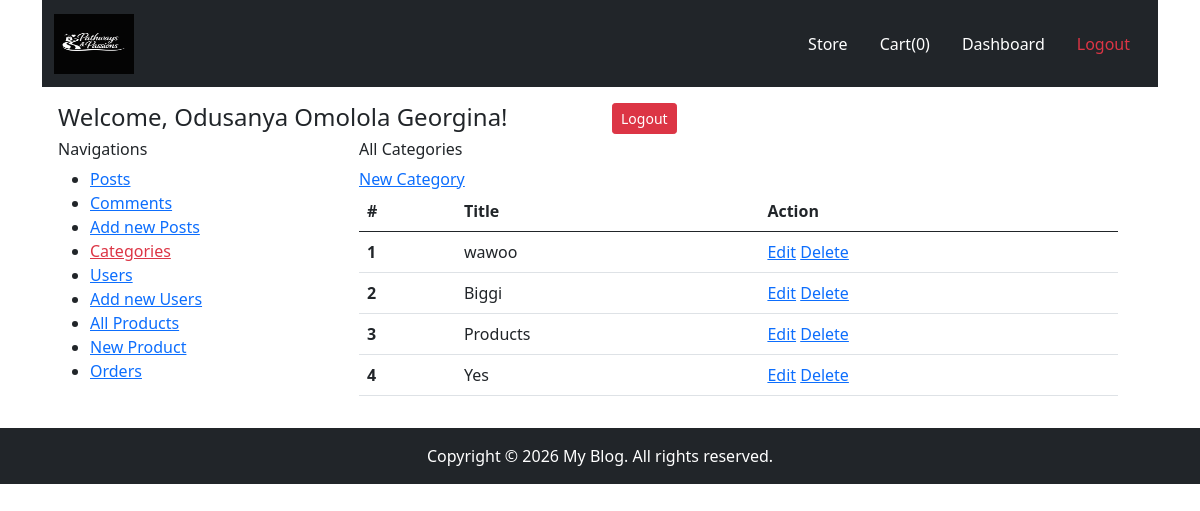
Screenshot of /category.php (signed in) with the database file from the repository.
### tables this page shows
CREATE TABLE IF NOT EXISTS `category` (
  `id` int(11) NOT NULL AUTO_INCREMENT,
  `name` varchar(1000) DEFAULT NULL,
  PRIMARY KEY (`id`)
);

### category.php (the view, shortened to what this page needs)
<?php
require "inc/header.php";
?>
<div class="container">
    <?php
require 'pages/header-home.php';
include 'inc/process.php';
?>
    <div class="container p-3">
        <div class="row">
            <div class="col-12">
                <div class="row">
                    <div class="col-6">
                        <h4>Welcome, <?php echo $_SESSION['user']['name']; ?>!</h4>
                    </div>
                    <div class="col-6">
                        <a href="logout.php" class="btn btn-sm btn-danger">Logout</a>
                    </div>
                </div>
            </div>
            <div class="col-3">
                <h6>Navigations</h6>
                <ul>
                    <li>
                        <a href="posts.php">Posts</a>
                    </li>
                    <li>
                        <a href="comments.php">Comments</a>
                    </li>
                    <li>
                        <a href="new-post.php">Add new Posts</a>
                    </li>
                    <li>
                        <a href="category.php" class="text-danger">Categories</a>
                    </li>
                    <li>
                        <a href="users.php">Users</a>
                    </li>
                    <li>
                        <a href="new-user.php">Add new Users</a>
                    </li>
                    <li>
                        <a href="products.php">All Products</a>
                    </li>
                    <li>
                        <a href="new-product.php">New Product</a>
                    </li>
                    <li>
                        <a href="orders.php">Orders</a>
                    </li>
                </ul>
            </div>
            <div class="col-9">
                <div class="container">
                    <h6>All Categories</h6>
                    <a href="javacript:;" data-bs-toggle="modal" data-bs-target="#exampleModal">New Category</a>
                    <table class="table">
                        <thead>
                            <tr>
                                <th scope="col">#</th>
                                <th scope="col">Title</th>
                                <th scope="col">Action</th>
                            </tr>
                        </thead>
                        <tbody>
                            <?php
                            $sql = "SELECT * FROM category";
                            $query = mysqli_query($connection, $sql);
                            $count = 1;
                            while($result = mysqli_fetch_assoc($query)){
                            ?>
                            <tr>
                                <th scope="row"><?php echo $count; ?></th>
                                <td><?php echo $result['name'] ?></td>
                                <td>
                                    <a href="category-edit.php?edit_id=<?php echo $result['id'] ?>">Edit</a>
                                    <a href="category.php?delete_category=<?php echo $result['id'] ?>">Delete</a>
                                </td>
                            </tr>
                            <?php
                            $count++;
                            }
                            ?>
                        </tbody>
                    </table>
                </div>
            </div>
        </div>
    </div>
</div>
<?php
require 'pages/footer-home.php';
?>
<?php
require 'inc/footer.php';
 ?>

### rows the page displays
category: name "wawoo"
category: name "Biggi"
category: name "Products"
category: name "Yes"

### other values shown
$_SESSION['user']['name'] "Odusanya Omolola Georgina"
